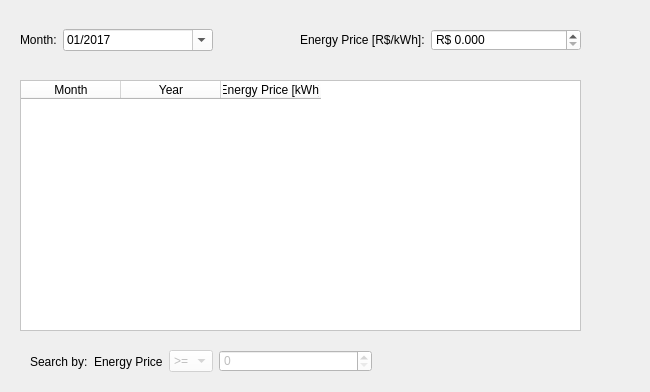
    <widget class="QWidget" name="tab_consumption">
     <attribute name="icon">
      <iconset>
       <normaloff>view/img/normal/Lightning Bolt.png</normaloff>view/img/normal/Lightning Bolt.png</iconset>
     </attribute>
     <attribute name="title">
      <string/>
     </attribute>
     <attribute name="toolTip">
      <string>&lt;html&gt;&lt;head/&gt;&lt;body&gt;&lt;p&gt;Consumption&lt;/p&gt;&lt;/body&gt;&lt;/html&gt;</string>
     </attribute>
     <widget class="QWidget" name="horizontalLayoutWidget_5">
      <property name="geometry">
       <rect>
        <x>30</x>
        <y>340</y>
        <width>601</width>
        <height>43</height>
       </rect>
      </property>
      <layout class="QHBoxLayout" name="horizontalLayout_5">
       <item>
        <widget class="QLabel" name="consumption_lbl_search">
         <property name="text">
          <string>Search by:</string>
         </property>
        </widget>
       </item>
       <item>
        <widget class="QLabel" name="consumption_lbl_search_1">
         <property name="text">
          <string>Energy Price</string>
         </property>
        </widget>
       </item>
       <item>
        <widget class="QComboBox" name="consumption_cb_search">
         <property name="enabled">
          <bool>false</bool>
         </property>
         <property name="minimumSize">
          <size>
           <width>40</width>
           <height>0</height>
          </size>
         </property>
         <property name="palette">
          <palette>
           <active>
            <colorrole role="Button">
             <brush brushstyle="SolidPattern">
              <color alpha="255">
               <red>255</red>
               <green>255</green>
               <blue>255</blue>
              </color>
             </brush>
            </colorrole>
            <colorrole role="Base">
             <brush brushstyle="SolidPattern">
              <color alpha="255">
               <red>255</red>
               <green>255</green>
               <blue>255</blue>
              </color>
             </brush>
            </colorrole>
            <colorrole role="Window">
             <brush brushstyle="SolidPattern">
              <color alpha="255">
               <red>255</red>
               <green>255</green>
               <blue>255</blue>
              </color>
             </brush>
            </colorrole>
            <colorrole role="Highlight">
             <brush brushstyle="SolidPattern">
              <color alpha="255">
               <red>254</red>
               <green>144</green>
               <blue>7</blue>
              </color>
             </brush>
            </colorrole>
            <colorrole role="AlternateBase">
             <brush brushstyle="SolidPattern">
              <color alpha="255">
               <red>111</red>
               <green>161</green>
               <blue>143</blue>
              </color>
             </brush>
            </colorrole>
           </active>
           <inactive>
            <colorrole role="Button">
             <brush brushstyle="SolidPattern">
              <color alpha="255">
               <red>255</red>
               <green>255</green>
               <blue>255</blue>
              </color>
             </brush>
            </colorrole>
            <colorrole role="Base">
             <brush brushstyle="SolidPattern">
              <color alpha="255">
               <red>255</red>
               <green>255</green>
               <blue>255</blue>
              </color>
             </brush>
            </colorrole>
            <colorrole role="Window">
             <brush brushstyle="SolidPattern">
              <color alpha="255">
               <red>255</red>
               <green>255</green>
               <blue>255</blue>
              </color>
             </brush>
            </colorrole>
            <colorrole role="Highlight">
             <brush brushstyle="SolidPattern">
              <color alpha="255">
               <red>254</red>
               <green>144</green>
               <blue>7</blue>
              </color>
             </brush>
            </colorrole>
            <colorrole role="AlternateBase">
             <brush brushstyle="SolidPattern">
              <color alpha="255">
               <red>111</red>
               <green>161</green>
               <blue>143</blue>
              </color>
             </brush>
            </colorrole>
           </inactive>
           <disabled>
            <colorrole role="Button">
             <brush brushstyle="SolidPattern">
              <color alpha="255">
               <red>255</red>
               <green>255</green>
               <blue>255</blue>
              </color>
             </brush>
            </colorrole>
            <colorrole role="Base">
             <brush brushstyle="SolidPattern">
              <color alpha="255">
               <red>255</red>
               <green>255</green>
               <blue>255</blue>
              </color>
             </brush>
            </colorrole>
            <colorrole role="Window">
             <brush brushstyle="SolidPattern">
              <color alpha="255">
               <red>255</red>
               <green>255</green>
               <blue>255</blue>
              </color>
             </brush>
            </colorrole>
            <colorrole role="Highlight">
             <brush brushstyle="SolidPattern">
              <color alpha="255">
               <red>254</red>
               <green>144</green>
               <blue>7</blue>
              </color>
             </brush>
            </colorrole>
            <colorrole role="AlternateBase">
             <brush brushstyle="SolidPattern">
              <color alpha="255">
               <red>111</red>
               <green>161</green>
               <blue>143</blue>
              </color>
             </brush>
            </colorrole>
           </disabled>
          </palette>
         </property>
         <property name="focusPolicy">
          <enum>Qt::NoFocus</enum>
         </property>
         <property name="styleSheet">
          <string notr="true">background-color: rgb(255, 255, 255);
border-color: rgb(255, 255, 255);</string>
         </property>
         <item>
          <property name="text">
           <string>&gt;=</string>
          </property>
         </item>
         <item>
          <property name="text">
           <string>&gt;</string>
          </property>
         </item>
         <item>
          <property name="text">
           <string>=</string>
          </property>
         </item>
         <item>
          <property name="text">
           <string>&lt;=</string>
          </property>
         </item>
         <item>
          <property name="text">
           <string>&lt;</string>
          </property>
         </item>
        </widget>
       </item>
       <item>
        <widget class="QSpinBox" name="consumption_input_search">
         <property name="enabled">
          <bool>false</bool>
         </property>
         <property name="minimumSize">
          <size>
           <width>153</width>
           <height>22</height>
          </size>
         </property>
         <property name="maximumSize">
          <size>
           <width>150</width>
           <height>22</height>
          </size>
         </property>
         <property name="palette">
          <palette>
           <active>
            <colorrole role="Button">
             <brush brushstyle="SolidPattern">
              <color alpha="255">
               <red>255</red>
               <green>255</green>
               <blue>255</blue>
              </color>
             </brush>
            </colorrole>
            <colorrole role="Base">
             <brush brushstyle="SolidPattern">
              <color alpha="255">
               <red>255</red>
               <green>255</green>
               <blue>255</blue>
              </color>
             </brush>
            </colorrole>
            <colorrole role="Window">
             <brush brushstyle="SolidPattern">
              <color alpha="255">
               <red>255</red>
               <green>255</green>
               <blue>255</blue>
              </color>
             </brush>
            </colorrole>
            <colorrole role="Highlight">
             <brush brushstyle="SolidPattern">
              <color alpha="255">
               <red>254</red>
               <green>144</green>
               <blue>7</blue>
              </color>
             </brush>
            </colorrole>
            <colorrole role="AlternateBase">
             <brush brushstyle="SolidPattern">
              <color alpha="255">
               <red>111</red>
               <green>161</green>
               <blue>143</blue>
              </color>
             </brush>
            </colorrole>
           </active>
           <inactive>
            <colorrole role="Button">
             <brush brushstyle="SolidPattern">
              <color alpha="255">
               <red>255</red>
               <green>255</green>
               <blue>255</blue>
              </color>
             </brush>
            </colorrole>
            <colorrole role="Base">
             <brush brushstyle="SolidPattern">
              <color alpha="255">
               <red>255</red>
               <green>255</green>
               <blue>255</blue>
              </color>
             </brush>
            </colorrole>
            <colorrole role="Window">
             <brush brushstyle="SolidPattern">
              <color alpha="255">
               <red>255</red>
               <green>255</green>
               <blue>255</blue>
              </color>
             </brush>
            </colorrole>
            <colorrole role="Highlight">
             <brush brushstyle="SolidPattern">
              <color alpha="255">
               <red>254</red>
               <green>144</green>
               <blue>7</blue>
              </color>
             </brush>
            </colorrole>
            <colorrole role="AlternateBase">
             <brush brushstyle="SolidPattern">
              <color alpha="255">
               <red>111</red>
               <green>161</green>
               <blue>143</blue>
              </color>
             </brush>
            </colorrole>
           </inactive>
           <disabled>
            <colorrole role="Button">
             <brush brushstyle="SolidPattern">
              <color alpha="255">
               <red>255</red>
               <green>255</green>
               <blue>255</blue>
              </color>
             </brush>
            </colorrole>
            <colorrole role="Base">
             <brush brushstyle="SolidPattern">
              <color alpha="255">
               <red>255</red>
               <green>255</green>
               <blue>255</blue>
              </color>
             </brush>
            </colorrole>
            <colorrole role="Window">
             <brush brushstyle="SolidPattern">
              <color alpha="255">
               <red>255</red>
               <green>255</green>
               <blue>255</blue>
              </color>
             </brush>
            </colorrole>
            <colorrole role="Highlight">
             <brush brushstyle="SolidPattern">
              <color alpha="255">
               <red>254</red>
               <green>144</green>
               <blue>7</blue>
              </color>
             </brush>
            </colorrole>
            <colorrole role="AlternateBase">
             <brush brushstyle="SolidPattern">
              <color alpha="255">
               <red>111</red>
               <green>161</green>
               <blue>143</blue>
              </color>
             </brush>
            </colorrole>
           </disabled>
          </palette>
         </property>
         <property name="focusPolicy">
          <enum>Qt::NoFocus</enum>
         </property>
         <property name="styleSheet">
          <string notr="true">background-color: rgb(255, 255, 255);
border-color: rgb(255, 255, 255);</string>
         </property>
         <property name="maximum">
          <number>130</number>
         </property>
        </widget>
       </item>
       <item>
        <spacer name="horizontalSpacer_16">
         <property name="orientation">
          <enum>Qt::Horizontal</enum>
         </property>
         <property name="sizeType">
          <enum>QSizePolicy::Fixed</enum>
         </property>
         <property name="sizeHint" stdset="0">
          <size>
           <width>5</width>
           <height>20</height>
          </size>
         </property>
        </spacer>
       </item>
       <item>
        <widget class="QPushButton" name="consumption_btn_search">
         <property name="enabled">
          <bool>false</bool>
         </property>
         <property name="minimumSize">
          <size>
           <width>26</width>
           <height>26</height>
          </size>
         </property>
         <property name="maximumSize">
          <size>
           <width>26</width>
           <height>26</height>
          </size>
         </property>
         <property name="focusPolicy">
          <enum>Qt::NoFocus</enum>
         </property>
         <property name="text">
          <string/>
         </property>
         <property name="icon">
          <iconset>
           <normaloff>view/img/search_ios10.png</normaloff>view/img/search_ios10.png</iconset>
         </property>
         <property name="iconSize">
          <size>
           <width>20</width>
           <height>20</height>
          </size>
         </property>
         <property name="shortcut">
          <string>Enter</string>
         </property>
         <property name="flat">
          <bool>true</bool>
         </property>
        </widget>
       </item>
       <item>
        <spacer name="horizontalSpacer_17">
         <property name="orientation">
          <enum>Qt::Horizontal</enum>
         </property>
         <property name="sizeType">
          <enum>QSizePolicy::Expanding</enum>
         </property>
         <property name="sizeHint" stdset="0">
          <size>
           <width>40</width>
           <height>20</height>
          </size>
         </property>
        </spacer>
       </item>
      </layout>
     </widget>
     <widget class="QWidget" name="verticalLayoutWidget_4">
      <property name="geometry">
       <rect>
        <x>590</x>
        <y>20</y>
        <width>51</width>
        <height>301</height>
       </rect>
      </property>
      <layout class="QVBoxLayout" name="verticalLayout_4">
       <item>
        <widget class="QPushButton" name="consumption_btn_create">
         <property name="minimumSize">
          <size>
           <width>32</width>
           <height>32</height>
          </size>
         </property>
         <property name="maximumSize">
          <size>
           <width>32</width>
           <height>32</height>
          </size>
         </property>
         <property name="focusPolicy">
          <enum>Qt::NoFocus</enum>
         </property>
         <property name="toolTip">
          <string>Submit </string>
         </property>
         <property name="styleSheet">
          <string notr="true">QPushButton {
	border: solid transparent 1px;
	border-image: url(view/img/normal/Checkmark.png);
}
QPushButton:hover {
	border-image: url(view/img/hover/Checkmark.png);
}
QPushButton:pressed {
	border-image: url(view/img/normal/Checkmark.png);
}</string>
         </property>
         <property name="text">
          <string/>
         </property>
         <property name="iconSize">
          <size>
           <width>32</width>
           <height>32</height>
          </size>
         </property>
         <property name="shortcut">
          <string>Return</string>
         </property>
         <property name="flat">
          <bool>true</bool>
         </property>
        </widget>
       </item>
       <item>
        <spacer name="verticalSpacer_13">
         <property name="orientation">
          <enum>Qt::Vertical</enum>
         </property>
         <property name="sizeHint" stdset="0">
          <size>
           <width>20</width>
           <height>40</height>
          </size>
         </property>
        </spacer>
       </item>
       <item>
        <widget class="QPushButton" name="consumption_btn_edit">
         <property name="minimumSize">
          <size>
           <width>30</width>
           <height>30</height>
          </size>
         </property>
         <property name="maximumSize">
          <size>
           <width>30</width>
           <height>30</height>
          </size>
         </property>
         <property name="focusPolicy">
          <enum>Qt::NoFocus</enum>
         </property>
         <property name="toolTip">
          <string>Edit selected  </string>
         </property>
         <property name="styleSheet">
          <string notr="true">QPushButton {
	border: solid transparent 1px;
	border-image: url(view/img/normal/Edit.png);
}
QPushButton:hover {
	border-image: url(view/img/hover/Edit.png);
}
QPushButton:pressed {
	border-image: url(view/img/normal/Edit.png);
}</string>
         </property>
         <property name="text">
          <string/>
         </property>
         <property name="iconSize">
          <size>
           <width>30</width>
           <height>30</height>
          </size>
         </property>
         <property name="flat">
          <bool>true</bool>
         </property>
        </widget>
       </item>
       <item>
        <spacer name="verticalSpacer_14">
         <property name="orientation">
          <enum>Qt::Vertical</enum>
         </property>
         <property name="sizeHint" stdset="0">
          <size>
           <width>20</width>
           <height>40</height>
          </size>
         </property>
        </spacer>
       </item>
       <item>
        <widget class="QPushButton" name="consumption_btn_save">
         <property name="sizePolicy">
          <sizepolicy hsizetype="Minimum" vsizetype="Fixed">
           <horstretch>0</horstretch>
           <verstretch>0</verstretch>
          </sizepolicy>
         </property>
         <property name="minimumSize">
          <size>
           <width>30</width>
           <height>30</height>
          </size>
         </property>
         <property name="maximumSize">
          <size>
           <width>30</width>
           <height>30</height>
          </size>
         </property>
         <property name="focusPolicy">
          <enum>Qt::NoFocus</enum>
         </property>
         <property name="toolTip">
          <string>Save changes</string>
         </property>
         <property name="styleSheet">
          <string notr="true">QPushButton {
	border: solid transparent 1px;
	border-image: url(view/img/normal/Save.png);
}
QPushButton:hover {
	border-image: url(view/img/hover/Save.png);
}
QPushButton:pressed {
	border-image: url(view/img/normal/Save.png);
}</string>
         </property>
         <property name="text">
          <string/>
         </property>
         <property name="iconSize">
          <size>
           <width>30</width>
           <height>30</height>
          </size>
         </property>
         <property name="shortcut">
          <string>Ctrl+S</string>
         </property>
         <property name="flat">
          <bool>true</bool>
         </property>
        </widget>
       </item>
       <item>
        <spacer name="verticalSpacer_15">
         <property name="orientation">
          <enum>Qt::Vertical</enum>
         </property>
         <property name="sizeHint" stdset="0">
          <size>
           <width>20</width>
           <height>40</height>
          </size>
         </property>
        </spacer>
       </item>
       <item>
        <widget class="QPushButton" name="consumption_btn_delete">
         <property name="minimumSize">
          <size>
           <width>32</width>
           <height>32</height>
          </size>
         </property>
         <property name="maximumSize">
          <size>
           <width>32</width>
           <height>32</height>
          </size>
         </property>
         <property name="focusPolicy">
          <enum>Qt::NoFocus</enum>
         </property>
         <property name="toolTip">
          <string>Delete selected   </string>
         </property>
         <property name="styleSheet">
          <string notr="true">QPushButton {
	border: solid transparent 1px;
	border-image: url(view/img/normal/Delete.png);
}
QPushButton:hover {
	border-image: url(view/img/hover/Delete.png);
}
QPushButton:pressed {
	border-image: url(view/img/normal/Delete.png);
}</string>
         </property>
         <property name="text">
          <string/>
         </property>
         <property name="iconSize">
          <size>
           <width>32</width>
           <height>32</height>
          </size>
         </property>
         <property name="shortcut">
          <string>Del</string>
         </property>
         <property name="flat">
          <bool>true</bool>
         </property>
        </widget>
       </item>
      </layout>
     </widget>
     <widget class="QWidget" name="gridLayoutWidget_4">
      <property name="geometry">
       <rect>
        <x>20</x>
        <y>0</y>
        <width>561</width>
        <height>81</height>
       </rect>
      </property>
      <layout class="QGridLayout" name="gridLayout_6">
       <item row="0" column="3">
        <widget class="QLabel" name="consumption_lbl_kwh_price">
         <property name="text">
          <string>Energy Price [R$/kWh]:</string>
         </property>
        </widget>
       </item>
       <item row="0" column="0">
        <widget class="QLabel" name="consumption_lbl_day">
         <property name="text">
          <string>Month:</string>
         </property>
        </widget>
       </item>
       <item row="0" column="2">
        <spacer name="horizontalSpacer_18">
         <property name="orientation">
          <enum>Qt::Horizontal</enum>
         </property>
         <property name="sizeType">
          <enum>QSizePolicy::Expanding</enum>
         </property>
         <property name="sizeHint" stdset="0">
          <size>
           <width>60</width>
           <height>20</height>
          </size>
         </property>
        </spacer>
       </item>
       <item row="0" column="1">
        <widget class="QDateEdit" name="consumption_input_day">
         <property name="minimumSize">
          <size>
           <width>150</width>
           <height>22</height>
          </size>
         </property>
         <property name="maximumSize">
          <size>
           <width>150</width>
           <height>22</height>
          </size>
         </property>
         <property name="contextMenuPolicy">
          <enum>Qt::NoContextMenu</enum>
         </property>
         <property name="styleSheet">
          <string notr="true">background-color: rgb(255, 255, 255);
alternate-background-color: rgb(1, 95, 61);
color: rgb(0, 0, 0);</string>
         </property>
         <property name="minimumDateTime">
          <datetime>
           <hour>0</hour>
           <minute>0</minute>
           <second>0</second>
           <year>2017</year>
           <month>1</month>
           <day>1</day>
          </datetime>
         </property>
         <property name="minimumDate">
          <date>
           <year>2017</year>
           <month>1</month>
           <day>1</day>
          </date>
         </property>
         <property name="displayFormat">
          <string>MM/yyyy</string>
         </property>
         <property name="calendarPopup">
          <bool>true</bool>
         </property>
        </widget>
       </item>
       <item row="0" column="4">
        <widget class="QDoubleSpinBox" name="consumption_input_kwh_price">
         <property name="minimumSize">
          <size>
           <width>150</width>
           <height>22</height>
          </size>
         </property>
         <property name="maximumSize">
          <size>
           <width>150</width>
           <height>22</height>
          </size>
         </property>
         <property name="palette">
          <palette>
           <active>
            <colorrole role="Button">
             <brush brushstyle="SolidPattern">
              <color alpha="255">
               <red>255</red>
               <green>255</green>
               <blue>255</blue>
              </color>
             </brush>
            </colorrole>
            <colorrole role="Base">
             <brush brushstyle="SolidPattern">
              <color alpha="255">
               <red>255</red>
               <green>255</green>
               <blue>255</blue>
              </color>
             </brush>
            </colorrole>
            <colorrole role="Window">
             <brush brushstyle="SolidPattern">
              <color alpha="255">
               <red>255</red>
               <green>255</green>
               <blue>255</blue>
              </color>
             </brush>
            </colorrole>
            <colorrole role="Highlight">
             <brush brushstyle="SolidPattern">
              <color alpha="255">
               <red>254</red>
               <green>144</green>
               <blue>7</blue>
              </color>
             </brush>
            </colorrole>
            <colorrole role="AlternateBase">
             <brush brushstyle="SolidPattern">
              <color alpha="255">
               <red>111</red>
               <green>161</green>
               <blue>143</blue>
              </color>
             </brush>
            </colorrole>
           </active>
           <inactive>
            <colorrole role="Button">
             <brush brushstyle="SolidPattern">
              <color alpha="255">
               <red>255</red>
               <green>255</green>
               <blue>255</blue>
              </color>
             </brush>
            </colorrole>
            <colorrole role="Base">
             <brush brushstyle="SolidPattern">
              <color alpha="255">
               <red>255</red>
               <green>255</green>
               <blue>255</blue>
              </color>
             </brush>
            </colorrole>
            <colorrole role="Window">
             <brush brushstyle="SolidPattern">
              <color alpha="255">
               <red>255</red>
               <green>255</green>
               <blue>255</blue>
              </color>
             </brush>
            </colorrole>
            <colorrole role="Highlight">
             <brush brushstyle="SolidPattern">
              <color alpha="255">
               <red>254</red>
               <green>144</green>
               <blue>7</blue>
              </color>
             </brush>
            </colorrole>
            <colorrole role="AlternateBase">
             <brush brushstyle="SolidPattern">
              <color alpha="255">
               <red>111</red>
               <green>161</green>
               <blue>143</blue>
              </color>
             </brush>
            </colorrole>
           </inactive>
           <disabled>
            <colorrole role="Button">
             <brush brushstyle="SolidPattern">
              <color alpha="255">
               <red>255</red>
               <green>255</green>
               <blue>255</blue>
              </color>
             </brush>
            </colorrole>
            <colorrole role="Base">
             <brush brushstyle="SolidPattern">
              <color alpha="255">
               <red>255</red>
               <green>255</green>
               <blue>255</blue>
              </color>
             </brush>
            </colorrole>
            <colorrole role="Window">
             <brush brushstyle="SolidPattern">
              <color alpha="255">
               <red>255</red>
               <green>255</green>
               <blue>255</blue>
              </color>
             </brush>
            </colorrole>
            <colorrole role="Highlight">
             <brush brushstyle="SolidPattern">
              <color alpha="255">
               <red>254</red>
               <green>144</green>
               <blue>7</blue>
              </color>
             </brush>
            </colorrole>
            <colorrole role="AlternateBase">
             <brush brushstyle="SolidPattern">
              <color alpha="255">
               <red>111</red>
               <green>161</green>
               <blue>143</blue>
              </color>
             </brush>
            </colorrole>
           </disabled>
          </palette>
         </property>
         <property name="styleSheet">
          <string notr="true">background-color: rgb(255, 255, 255);
border-color: rgb(255, 255, 255);</string>
         </property>
         <property name="inputMethodHints">
          <set>Qt::ImhFormattedNumbersOnly</set>
         </property>
         <property name="prefix">
          <string>R$ </string>
         </property>
         <property name="decimals">
          <number>3</number>
         </property>
         <property name="singleStep">
          <double>0.010000000000000</double>
         </property>
        </widget>
       </item>
      </layout>
     </widget>
     <widget class="QTableWidget" name="consumption_table">
      <property name="geometry">
       <rect>
        <x>20</x>
        <y>80</y>
        <width>561</width>
        <height>251</height>
       </rect>
      </property>
      <property name="sizePolicy">
       <sizepolicy hsizetype="Preferred" vsizetype="Preferred">
        <horstretch>0</horstretch>
        <verstretch>0</verstretch>
       </sizepolicy>
      </property>
      <property name="palette">
       <palette>
        <active>
         <colorrole role="Button">
          <brush brushstyle="SolidPattern">
           <color alpha="255">
            <red>255</red>
            <green>255</green>
            <blue>255</blue>
           </color>
          </brush>
         </colorrole>
         <colorrole role="Base">
          <brush brushstyle="SolidPattern">
           <color alpha="255">
            <red>255</red>
            <green>255</green>
            <blue>255</blue>
           </color>
          </brush>
         </colorrole>
         <colorrole role="Window">
          <brush brushstyle="SolidPattern">
           <color alpha="255">
            <red>255</red>
            <green>255</green>
            <blue>255</blue>
           </color>
          </brush>
         </colorrole>
         <colorrole role="Highlight">
          <brush brushstyle="SolidPattern">
           <color alpha="255">
            <red>254</red>
            <green>144</green>
            <blue>7</blue>
           </color>
          </brush>
         </colorrole>
         <colorrole role="AlternateBase">
          <brush brushstyle="SolidPattern">
           <color alpha="255">
            <red>111</red>
            <green>161</green>
            <blue>143</blue>
           </color>
          </brush>
         </colorrole>
        </active>
        <inactive>
         <colorrole role="Button">
          <brush brushstyle="SolidPattern">
           <color alpha="255">
            <red>255</red>
            <green>255</green>
            <blue>255</blue>
           </color>
          </brush>
         </colorrole>
         <colorrole role="Base">
          <brush brushstyle="SolidPattern">
           <color alpha="255">
            <red>255</red>
            <green>255</green>
            <blue>255</blue>
           </color>
          </brush>
         </colorrole>
         <colorrole role="Window">
          <brush brushstyle="SolidPattern">
           <color alpha="255">
            <red>255</red>
            <green>255</green>
            <blue>255</blue>
           </color>
          </brush>
         </colorrole>
         <colorrole role="Highlight">
          <brush brushstyle="SolidPattern">
           <color alpha="255">
            <red>254</red>
            <green>144</green>
            <blue>7</blue>
           </color>
          </brush>
         </colorrole>
         <colorrole role="AlternateBase">
          <brush brushstyle="SolidPattern">
           <color alpha="255">
            <red>111</red>
            <green>161</green>
            <blue>143</blue>
           </color>
          </brush>
         </colorrole>
        </inactive>
        <disabled>
         <colorrole role="Button">
          <brush brushstyle="SolidPattern">
           <color alpha="255">
            <red>255</red>
            <green>255</green>
            <blue>255</blue>
           </color>
          </brush>
         </colorrole>
         <colorrole role="Base">
          <brush brushstyle="SolidPattern">
           <color alpha="255">
            <red>255</red>
            <green>255</green>
            <blue>255</blue>
           </color>
          </brush>
         </colorrole>
         <colorrole role="Window">
          <brush brushstyle="SolidPattern">
           <color alpha="255">
            <red>255</red>
            <green>255</green>
            <blue>255</blue>
           </color>
          </brush>
         </colorrole>
         <colorrole role="Highlight">
          <brush brushstyle="SolidPattern">
           <color alpha="255">
            <red>254</red>
            <green>144</green>
            <blue>7</blue>
           </color>
          </brush>
         </colorrole>
         <colorrole role="AlternateBase">
          <brush brushstyle="SolidPattern">
           <color alpha="255">
            <red>111</red>
            <green>161</green>
            <blue>143</blue>
           </color>
          </brush>
         </colorrole>
        </disabled>
       </palette>
      </property>
      <property name="focusPolicy">
       <enum>Qt::NoFocus</enum>
      </property>
      <property name="autoFillBackground">
       <bool>false</bool>
      </property>
      <property name="styleSheet">
       <string notr="true">background-color: rgb(255, 255, 255);</string>
      </property>
      <property name="frameShadow">
       <enum>QFrame::Sunken</enum>
      </property>
      <property name="verticalScrollBarPolicy">
       <enum>Qt::ScrollBarAlwaysOff</enum>
      </property>
      <property name="horizontalScrollBarPolicy">
       <enum>Qt::ScrollBarAlwaysOff</enum>
      </property>
      <property name="editTriggers">
       <set>QAbstractItemView::NoEditTriggers</set>
      </property>
      <property name="alternatingRowColors">
       <bool>false</bool>
      </property>
      <property name="selectionBehavior">
       <enum>QAbstractItemView::SelectRows</enum>
      </property>
      <property name="sortingEnabled">
       <bool>true</bool>
      </property>
      <property name="wordWrap">
       <bool>true</bool>
      </property>
      <attribute name="horizontalHeaderCascadingSectionResizes">
       <bool>true</bool>
      </attribute>
      <attribute name="verticalHeaderVisible">
       <bool>false</bool>
      </attribute>
      <column>
       <property name="text">
        <string>Month</string>
       </property>
      </column>
      <column>
       <property name="text">
        <string>Year</string>
       </property>
      </column>
      <column>
       <property name="text">
        <string>Energy Price [kWh]</string>
       </property>
      </column>
     </widget>
    </widget>
